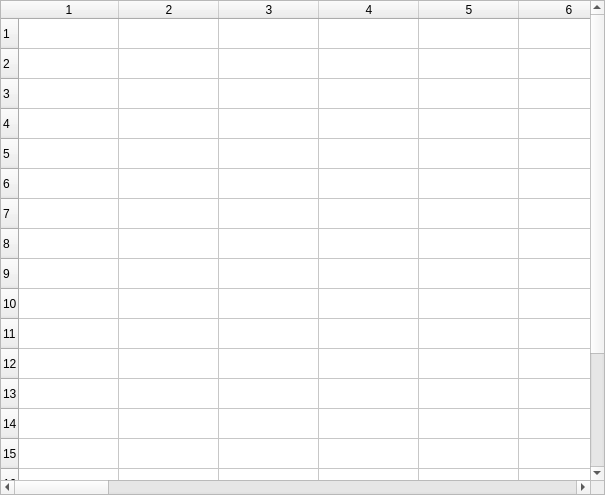
<?xml version="1.0" encoding="UTF-8"?>
<ui version="4.0">
 <class>VariableEditWidget</class>
 <widget class="QWidget" name="VariableEditWidget">
  <property name="geometry">
   <rect>
    <x>0</x>
    <y>0</y>
    <width>605</width>
    <height>495</height>
   </rect>
  </property>
  <property name="windowTitle">
   <string>VariableEditWidget</string>
  </property>
  <layout class="QGridLayout" name="gridLayout">
   <property name="leftMargin">
    <number>0</number>
   </property>
   <property name="topMargin">
    <number>0</number>
   </property>
   <property name="rightMargin">
    <number>0</number>
   </property>
   <property name="bottomMargin">
    <number>0</number>
   </property>
   <item row="0" column="0">
    <widget class="QTableWidget" name="tableWidget">
     <property name="rowCount">
      <number>20</number>
     </property>
     <property name="columnCount">
      <number>30</number>
     </property>
     <row/>
     <row/>
     <row/>
     <row/>
     <row/>
     <row/>
     <row/>
     <row/>
     <row/>
     <row/>
     <row/>
     <row/>
     <row/>
     <row/>
     <row/>
     <row/>
     <row/>
     <row/>
     <row/>
     <row/>
     <column/>
     <column/>
     <column/>
     <column/>
     <column/>
     <column/>
     <column/>
     <column/>
     <column/>
     <column/>
     <column/>
     <column/>
     <column/>
     <column/>
     <column/>
     <column/>
     <column/>
     <column/>
     <column/>
     <column/>
     <column/>
     <column/>
     <column/>
     <column/>
     <column/>
     <column/>
     <column/>
     <column/>
     <column/>
     <column/>
    </widget>
   </item>
  </layout>
 </widget>
 <layoutdefault spacing="6" margin="11"/>
 <resources/>
 <connections/>
</ui>
